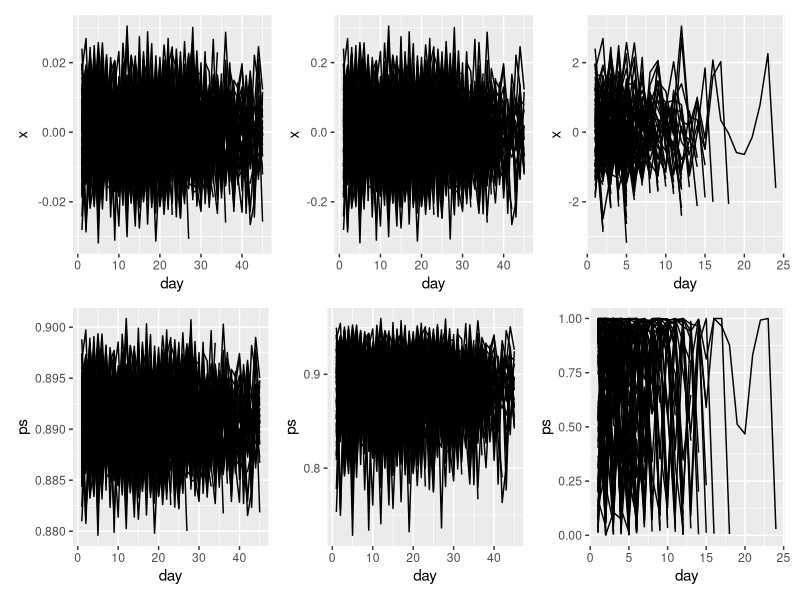

Recreate this plot in R. (Note: this script raises an error after producing the figure.)

# Load packages -----------------------------------------------------------

package.list <- c("here", "tidyverse", 'patchwork')

## Installing them if they aren't already on the computer
new.packages <- package.list[!(package.list %in% installed.packages()[,"Package"])]
if(length(new.packages)) install.packages(new.packages)

## And loading them
for(i in package.list){library(i, character.only = T)}

# Data specifications -----------------------------------------------------

#1. generate time series of covariate for 3 sites from zero normal
#2. standardize those time series
#3. multiply those time series by 
## small: 0.01
## medium: 0.1
## don’t have to do anything in the large variability case
#4. simulate survival of 100 individuals at each site with 
## a regression with b1 and b0 (see notes below)
#5. Repeat for a number of "datasets"

#double check and tweak b0 and b1 to get:
# - ~1/2 of individuals should die
# - b0 = 0 should make ~1/2 individuals die
# - how many die in first versus later intervals? want a ~large
## subset to survive through first interval but then ~1/2
## to die by end
# - check that survival variability varies more with
## higher covariate variation

# Generate covariate data -------------------------------------------------

#create three time series of covariate data,
#standardize them, then create them to 
#have variable amounts of variation 

#number of intervals
n.int <- 45

#number of individuals per "site"
n.indiv <- 30

#set b0 and b1
b0 <- 2.1
b1 <- 3.5

sim_xy_function <- function(n.t,
                         var_level,
                         b0, 
                         b1,
                         n.ind){

  
  #get x for each interval
  x1 <- rnorm(n.t, mean = 0, sd = 1)
  #scale that 
  x2 <- scale(x1)
  #multiply by the level of variation we want
  #in our dataset (low 0.01, med 0.1, high 1)
  x.vec <- x2*var_level
  
  #divide it into intervals of ~3.5 days each
  interval <- tibble(interval = sort(rep(1:15, 3))) %>%
    mutate(day = 1:n())
  
  #make that a dataframe and get
  #survival probability based on regression
  #and b0 and b1 values defined
  x.df <- as.data.frame(x.vec) %>%
    rename(x = V1) %>%
    mutate(day = row_number()) %>%
    rowwise() %>%
    mutate(ps = exp(b0 + b1*x)/(1 + exp(b0 + b1*x))) %>%
    ungroup() %>%
    left_join(interval, by = "day")
  
  #generate y data for each of those intervals
  #with binomial likelihood based on survival
  #probability
  ind.df <- expand.grid(1:n.ind, 1:n.t) %>%
    rename(ID = Var1,
           day = Var2) %>%
    left_join(x.df, by = "day") %>%
    rowwise() %>%
    mutate(fate = rbinom(n(), 1, ps))
  
  # #DATA TRUNCATION STEP
  # #the data are 1-0 data across a set of survey intervals per individual
  # #Right now, this means that an indiviudal can be 1 - 0 - 1, which is not
  # #possible (once dead, they stay dead)
  # #these next steps get rid of any intervals after the first "dead" 
  # #observation per individual
  # 
  # #which individuals are alive at the end of the intervals?
  # #subset just those individuals in a dataframe
  alive <- ind.df %>%
    group_by(ID) %>%
    #filter out IDs where all intervals == 1
    filter(all(fate == 1)) %>%
    ungroup()
  # 
  # #which individuals are dead at some point in any
  # #interval?
  # #filter those out and then filter out any intervals
  # #after the first one in which they are dead
  dead <- ind.df %>%
    #arrange(day) %>%
    group_by(ID) %>%
    #filter out just IDs where there is at least one zero
    filter(any(fate == 0)) %>%
    #Get a True-False column that finds all 0's per indiivudla site
    mutate(first_0 = fate == 0 & !duplicated(fate == 0)) %>%
    #instead of following code, to keep covariate data for 
    #interval summary model, just set fates after the first 0 to be equal to NA
    # mutate(fate = case_when(row_number() <= min(which(fate == 0 & first_0 == TRUE)) ~ fate,
    #                         TRUE ~ NA_real_)) %>%
    # Find the first row with `first_0` in each group, filter out rows after it
    filter(row_number() <= min(which(fate == 0 & first_0 == TRUE))) %>%
    ungroup() %>%
    #remove gropuing column
    dplyr::select(-first_0)
  # 
  # #combine these into one dataframe
  df2 <- alive %>%
    bind_rows(dead)
  # 
  return(df2)
  
}

#based on one datset, seems to work pretty well
#for getting survival proportions that we want (see
#above notes)
# test_low <- sim_xy_function(b0 = b0,
#                             b1 = b1,
#                             n.t = 10,
#                             var_level = 0.01,
#                             n.ind = 30)
# 
# #total fate ~ equal
# test_low %>%
#   group_by(ID) %>%
#   filter(interval == max(interval)) %>%
#   group_by(fate) %>%
#   tally()
# 
# #some live through first interval
# test_low %>%
#   filter(interval == 1) %>%
#   group_by(fate) %>%
#   tally()
# 
# test_low %>%
#   group_by(interval, fate) %>%
#   tally()
# 
# test_med <- sim_xy_function(b0 = b0,
#                             b1 = b1,
#                             n.t = 10,
#                             var_level = 0.1,
#                             n.ind = 30)
# 
# #most live
# test_med %>%
#   group_by(ID) %>%
#   filter(interval == max(interval)) %>%
#   group_by(fate) %>%
#   tally()
# 
# #some live through first interval
# test_med %>%
#   filter(interval == 1) %>%
#   group_by(fate) %>%
#   tally()
# 
# test_med %>%
#   group_by(interval, fate) %>%
#   tally()
# 
# test_high <- sim_xy_function(b0 = b0,
#                              b1 = b1,
#                              n.t = 10,
#                              var_level = 1,
#                              n.ind = 30)
# 
# #fewer live here
# test_high %>%
#   group_by(ID) %>%
#   filter(interval == max(interval)) %>%
#   group_by(fate) %>%
#   tally()
# 
# #~1/2 live through first interval
# test_high %>%
#   filter(interval == 1) %>%
#   group_by(fate) %>%
#   tally()
# 
# test_high %>%
#   group_by(interval, fate) %>%
#   tally()
# 

# Step 3 - generate a set of 100 datasets at each level ---------------------

set.seed(1)
#low variation
y.low <- lapply(1:100, #how many datasets
                function(i)
                {
                  sim_xy_function(b0 = b0,
                                  b1 = b1,
                                  n.t = n.int,
                                  var_level = 0.01,
                                  n.ind = n.indiv) #based on this probability
                } )

#create this into one long df with "dataset" ID column corresponding
#to which element in the list above that dataframe is
y.low.all <- bind_rows(y.low, .id = "Dataset") 

# y.low.all %>%
#   group_by(ID, Dataset) %>%
#   filter(interval == max(interval)) %>%
#   group_by(Dataset, fate) %>%
#   tally() %>%
#   mutate(fate = as.factor(fate)) %>%
#   ggplot(aes(x = fate, y = n)) +
#   geom_boxplot()
set.seed(1)
#med variation
y.med <- lapply(1:100, #how many datasets
                function(i)
                {
                  sim_xy_function(b0 = b0,
                              b1 = b1,
                              n.t = n.int,
                              var_level = 0.1,
                              n.ind = n.indiv) #based on this probability
                } )

#create this into one long df with "dataset" ID column corresponding
#to which element in the list above that dataframe is
y.med.all <- bind_rows(y.med, .id = "Dataset") 

# y.med.all %>%
#   group_by(ID, Dataset) %>%
#   filter(interval == max(interval)) %>%
#   group_by(Dataset, fate) %>%
#   tally() %>%
#   mutate(fate = as.factor(fate)) %>%
#   ggplot(aes(x = fate, y = n)) +
#   geom_boxplot()
set.seed(1)
#high
y.high <- lapply(1:100, #how many datasets
                function(i)
                {
                  sim_xy_function(b0 = b0,
                              b1 = b1,
                              n.t = n.int,
                              var_level = 1,
                              n.ind = n.indiv) #based on this probability
                } )

#create this into one long df with "dataset" ID column corresponding
#to which element in the list above that dataframe is
y.high.all <- bind_rows(y.high, .id = "Dataset") 

# y.high.all %>%
#   group_by(ID, Dataset) %>%
#   filter(interval == max(interval)) %>%
#   group_by(Dataset, fate) %>%
#   tally() %>%
#   mutate(fate = as.factor(fate)) %>%
#   ggplot(aes(x = fate, y = n)) +
#   geom_boxplot()

# Explore datasets --------------------------------------------------------

c <- y.high.all %>%
  ggplot(aes(x = day, y= x, group = Dataset)) +
  geom_line()

b <- y.med.all %>%
  ggplot(aes(x = day, y= x, group = Dataset)) +
  geom_line()

a <- y.low.all %>%
  ggplot(aes(x = day, y= x, group = Dataset)) +
  geom_line()

#a+ b+ c

d <- y.low.all %>%
  ggplot(aes(x = day, y = ps, group = Dataset)) +
  geom_line()

e <- y.med.all %>%
  ggplot(aes(x = day, y = ps, group = Dataset)) +
  geom_line()

f <- y.high.all %>%
  ggplot(aes(x = day, y = ps, group = Dataset)) +
  geom_line()

(a+ b+ c)/
(d + e +f)

# Truncate and add intervals ----------------------------------------------

#for the high var, the max survival is to:
(max_day <- y.high.all %>%
  filter(!is.na(fate)) %>%
  filter(day == max(day)) %>%
   dplyr::select(day) %>%
   as_vector())


y.low.daily <- y.low.all %>%
  filter(day <= max_day) %>%
  filter(!is.na(fate))

y.med.daily <- y.med.all %>%
  filter(day <= max_day) %>%
  filter(!is.na(fate))

y.high.daily <- y.high.all %>%
  filter(day <= max_day) %>%
  filter(!is.na(fate))

# Export daily datasets ---------------------------------------------------------

write.csv(y.low.daily, here("data_outputs",
                          "simulated",
                          "02_analysis_ready",
                          "low_var_daily_data.csv"))

write.csv(y.med.daily, here("data_outputs",
                          "simulated",
                          "02_analysis_ready",
                          "med_var_daily_data.csv"))

write.csv(y.high.daily, here("data_outputs",
                           "simulated",
                           "02_analysis_ready",
                           "high_var_daily_data.csv"))

# Interval summarized data ------------------------------------------------

# Get interval summarised covariates --------------------------------------

y.low.x <- y.low.all %>%
  distinct(Dataset, interval, day, x) %>%
  group_by(Dataset, interval) %>%
  summarise(x = mean(x)) %>%
  ungroup()

y.med.x <- y.med.all %>%
  distinct(Dataset, interval, day, x) %>%
  group_by(Dataset, interval) %>%
  summarise(x = mean(x)) %>%
  ungroup()

y.high.x <- y.high.all %>%
  distinct(Dataset, interval, day, x) %>%
  group_by(Dataset, interval) %>%
  summarise(x = mean(x)) %>%
  ungroup()

y.low.int <- y.low.all %>%
  filter(!is.na(fate)) %>%
  dplyr::select(Dataset, ID, interval, fate) %>%
  group_by(Dataset, ID, interval) %>%
  mutate(fate = case_when(any(fate == 0) ~ 0,
                          TRUE ~ fate)) %>%
  ungroup() %>%
  group_by(Dataset, ID, interval) %>%
  mutate(t = n()) %>%
  ungroup() %>%
  distinct(Dataset, ID, interval, fate, t) %>%
  left_join(y.low.x, by = c('Dataset', 'interval'))


y.med.int <- y.med.all %>%
  filter(!is.na(fate)) %>%
  dplyr::select(Dataset, ID, interval, fate) %>%
  group_by(Dataset, ID, interval) %>%
  mutate(fate = case_when(any(fate == 0) ~ 0,
                          TRUE ~ fate)) %>%
  ungroup() %>%
  group_by(Dataset, ID, interval) %>%
  mutate(t = n()) %>%
  ungroup() %>%
  distinct(Dataset, ID, interval, fate, t) %>%
  left_join(y.med.x, by = c('Dataset', 'interval'))

y.high.int <- y.high.all %>%
  filter(!is.na(fate)) %>%
  dplyr::select(Dataset, ID, interval, fate) %>%
  group_by(Dataset, ID, interval) %>%
  mutate(fate = case_when(any(fate == 0) ~ 0,
                          TRUE ~ fate)) %>%
  ungroup() %>%
  group_by(Dataset, ID, interval) %>%
  mutate(t = n()) %>%
  ungroup() %>%
  distinct(Dataset, ID, interval, fate, t) %>%
  left_join(y.high.x, by = c('Dataset', 'interval'))
  

# Export interval data ----------------------------------------------------

write.csv(y.low.int, here("data_outputs",
                          "simulated",
                          "02_analysis_ready",
                          "low_var_interval_data.csv"))

write.csv(y.med.int, here("data_outputs",
                          "simulated",
                          "02_analysis_ready",
                          "med_var_interval_data.csv"))

write.csv(y.high.int, here("data_outputs",
                           "simulated",
                           "02_analysis_ready",
                           "high_var_interval_data.csv"))


# Full survey summarised data ---------------------------------------------

#for the total exposure model, need the above data to be summarised
#across the entire "lifetime" of the indiviudal, which is what
#these next steps do


low.var.tot <- y.low.all %>%
  filter(!is.na(fate)) %>%
  #for each dataset and id in each dataset
  group_by(Dataset, ID) %>%
  #get fate to be 0 if any are 0, otherwise 1
  mutate(fate = case_when(any(fate == 0) ~ 0,
                          TRUE ~ 1),
         #total number of "time" (equal to number of days)
         t= n(),
         #x is mean of the value of x for that individual
         x = mean(x)) %>%
  ungroup() %>%
  #select dataset, id, fate, t, x
  distinct(Dataset, ID, fate, t, x)

#do the same process for the medium variability dataset
med.var.tot <- y.med.all %>%
  group_by(Dataset, ID) %>%
  mutate(fate = case_when(any(fate == 0) ~ 0,
                          TRUE ~ 1),
         t= n(),
         x = mean(x)) %>%
  ungroup() %>%
  distinct(Dataset, ID, fate, t, x)

#do the same for the high variability dataset
high.var.tot <- y.high.all %>%
  group_by(Dataset, ID) %>%
  mutate(fate = case_when(any(fate == 0) ~ 0,
                          TRUE ~ 1),
         t= n(),
         x = mean(x)) %>%
  ungroup() %>%
  distinct(Dataset, ID, fate, t, x)

# Export total exposure datasets ------------------------------------------

write.csv(low.var.tot, here("data_outputs",
                            "simulated",
                            "02_analysis_ready",
                            "low_var_total_data.csv"))

write.csv(med.var.tot, here("data_outputs",
                            "simulated",
                            "02_analysis_ready",
                            "med_var_total_data.csv"))

write.csv(high.var.tot, here("data_outputs",
                             "simulated",
                             "02_analysis_ready",
                             "high_var_total_data.csv"))
